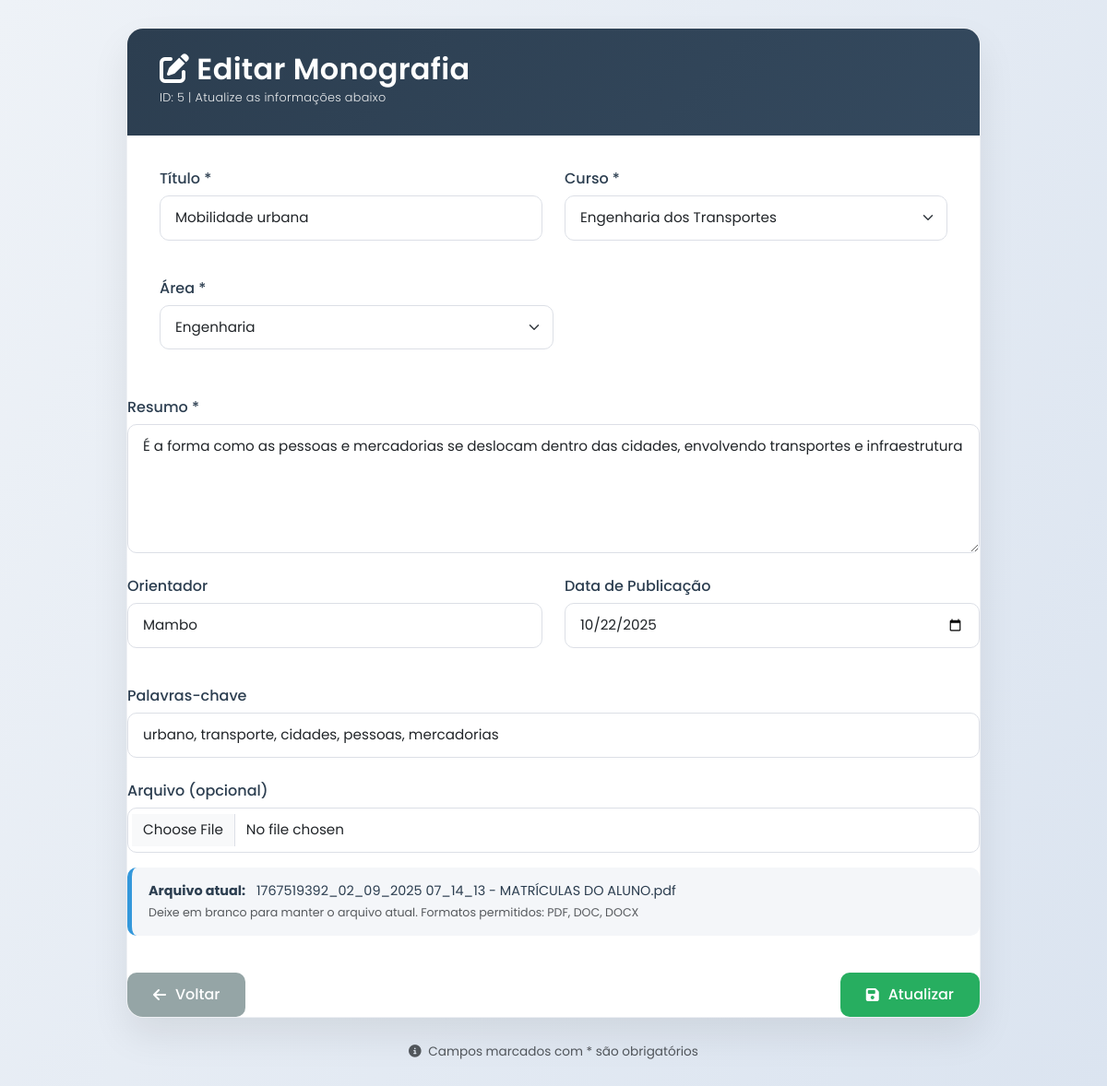
The page /admin/editar_monografia.php?id=5 (signed in) on the database its author committed.
### tables this page shows
CREATE TABLE `monografias` (
  `id` int NOT NULL AUTO_INCREMENT,
  `titulo` varchar(255) NOT NULL,
  `resumo` text NOT NULL,
  `autor_id` int NOT NULL,
  `orientador` varchar(100) DEFAULT NULL,
  `curso` varchar(100) DEFAULT NULL,
  `palavras_chave` varchar(255) DEFAULT NULL,
  `arquivo` varchar(255) NOT NULL,
  `data_publicacao` date DEFAULT NULL,
  `status` enum('pendente','aprovado','rejeitado') DEFAULT 'pendente',
  `data_submissao` timestamp NULL DEFAULT CURRENT_TIMESTAMP,
  `area` varchar(150) DEFAULT NULL,
  `tipo_documento` varchar(50) DEFAULT NULL,
  PRIMARY KEY (`id`),
  KEY `autor_id` (`autor_id`),
  KEY `idx_monografias_autor` (`autor_id`),
  KEY `idx_monografias_titulo` (`titulo`),
  KEY `idx_monografias_palavras_chave` (`palavras_chave`),
  FULLTEXT KEY `ft_titulo_palavras` (`titulo`,`palavras_chave`),
  FULLTEXT KEY `titulo` (`titulo`,`resumo`,`palavras_chave`),
  CONSTRAINT `fk_monografias_autor` FOREIGN KEY (`autor_id`) REFERENCES `usuarios` (`id`) ON DELETE CASCADE ON UPDATE CASCADE
);

### admin/editar_monografia.php (the view, shortened to what this page needs)
<?php
require_once '../includes/config.php';
$id = (int) $_GET['id'];
try {
    $stmt = $db->prepare("SELECT * FROM monografias WHERE id = ?");
    $stmt->execute([$id]);
    $monografia = $stmt->fetch(PDO::FETCH_ASSOC);
} catch (Exception $e) {
    header("Location: ../admin/monografias.php?error=erro_bd");
    exit();
}
?>
<!DOCTYPE html>
<html lang="pt">
<head>
    <link rel="stylesheet" href="../assets/bootstrap/css/bootstrap.min.css">
    <link rel="stylesheet" href="../assets/fontawesome/css/all.min.css">
</head>
<body>
<div class="container">
    <div class="row justify-content-center">
        <div class="col-lg-10">
            <div class="form-container">
                <div class="form-header">
                    <h2>
                        <i class="fas fa-edit me-2"></i>Editar Monografia
                        <small class="d-block mt-1" style="font-size: 0.8rem; opacity: 0.9;">
                            ID: <?= $id ?> | Atualize as informações abaixo
                        </small>
                    </h2>
                </div>
                <div class="form-body">
                    <form method="POST" enctype="multipart/form-data">
                        <div class="row mb-4">
                            <div class="col-md-6 mb-3">
                                <label class="form-label">Título *</label>
                                <input type="text" class="form-control" name="titulo"
                                       value="<?= htmlspecialchars($monografia['titulo']) ?>" required>
                            </div>
                            <div class="col-md-6 mb-3">
                                <label class="form-label">Curso *</label>
                                <select class="form-select" name="curso" required>
                                    <?php
                                    $cursos = [
                                        "Engenharia Mecatronica",
                                        "Engenharia dos Transportes",
                                        "Engenharia Informatica",
                                        "Informatica de Gestao",
                                        "Gestao e Logistica",
                                        "Gestao Aeronautica"
                                    ];
                                    foreach ($cursos as $c):
                                    ?>
                                        <option value="<?= $c ?>" <?= $monografia['curso'] === $c ? 'selected' : '' ?>>
                                            <?= $c ?>
                                        </option>
                                    <?php endforeach; ?>
                                </select>
                            </div>
                        </div>
                        <div class="col-md-6 mb-3">
                                <label class="form-label">Área *</label>
                                <select class="form-select" name="area" required>
                                    <?php
                                    $areas = [
                                        "Engenharia",
                                        "Gestao",
                                    ];
                                    foreach ($areas as $a):
                                    ?>
                                        <option value="<?= $a ?>" <?= $monografia['area'] === $a ? 'selected' : '' ?>>
                                            <?= $a ?>
                                        </option>
                                    <?php endforeach; ?>
                                </select>
                            </div>
                        </div>
                        <div class="mb-4">
                            <label class="form-label">Resumo *</label>
                            <textarea class="form-control" name="resumo" rows="5" required><?= htmlspecialchars($monografia['resumo']) ?></textarea>
                        </div>
                        <div class="row mb-4">
                            <div class="col-md-6 mb-3">
                                <label class="form-label">Orientador</label>
                                <input type="text" class="form-control" name="orientador"
                                       value="<?= htmlspecialchars($monografia['orientador']) ?>">
                            </div>
                            <div class="col-md-6 mb-3">
                                <label class="form-label">Data de Publicação</label>
                                <input type="date" class="form-control" name="data_publicacao"
                                       value="<?= $monografia['data_publicacao'] ?>">
                            </div>
                        </div>
                        <div class="mb-4">
                            <label class="form-label">Palavras-chave</label>
                            <input type="text" class="form-control" name="palavras_chave"
                                   value="<?= htmlspecialchars($monografia['palavras_chave']) ?>"
                                   placeholder="Separe por vírgulas">
                        </div>
                        <div class="mb-4">
                            <label class="form-label">Arquivo (opcional)</label>
                            <input type="file" class="form-control" name="arquivo"
                                   accept=".pdf,.doc,.docx">
                            <div class="file-info mt-3">
                                <strong>Arquivo atual:</strong>
                                <span class="ms-2"><?= htmlspecialchars($monografia['arquivo']) ?></span>
                                <div class="form-text">
                                    Deixe em branco para manter o arquivo atual. Formatos permitidos: PDF, DOC, DOCX
                                </div>
                            </div>
                        </div>
                        <div class="d-flex justify-content-between pt-3">
                            <a href="../admin/monografias.php" class="btn btn-custom btn-back">
                                <i class="fas fa-arrow-left me-1"></i> Voltar
                            </a>
                            <button type="submit" class="btn btn-custom btn-submit">
                                <i class="fas fa-save me-1"></i> Atualizar
                            </button>
                        </div>
                </div>
            </div>
            <div class="text-center mt-4 text-muted">
                <small>
                    <i class="fas fa-info-circle me-1"></i>
                    Campos marcados com * são obrigatórios
                </small>
            </div>
        </div>
    </div>
</body>
</html>

### admin/editar_monografia.php (style rules this page uses)
:root { --primary: #2c3e50; --secondary: #34495e; --accent: #3498db; --success: #27ae60; --danger: #e74c3c; --light-bg: #f4f6f9; --border: #dcdfe6; --text-dark: #2c3e50; --text-muted: #6c757d; }
body { font-family: 'Poppins', sans-serif; background: linear-gradient(120deg, #eef2f7, #dbe4f0); min-height: 100vh; padding: 30px 0; color: var(--text-dark); }
.form-container { background: #ffffff; border-radius: 18px; box-shadow: 0 20px 40px rgba(0, 0, 0, 0.08); overflow: hidden; border: 1px solid #eef0f4; }
.form-header { background: linear-gradient(135deg, var(--primary), var(--secondary)); color: #fff; padding: 25px 35px; }
.form-header h2 { font-weight: 600; letter-spacing: 0.3px; }
.form-header small { font-weight: 300; }
.form-body { padding: 35px; }
.form-label { font-weight: 500; color: var(--primary); margin-bottom: 6px; }
.form-control, .form-select { border-radius: 10px; border: 1.8px solid var(--border); padding: 12px 16px; font-size: 0.95rem; transition: all 0.25s ease; background-color: #fff; }
.form-control::placeholder { color: #adb5bd; }
textarea.form-control { min-height: 140px; resize: vertical; }
.file-info { background: var(--light-bg); border-radius: 10px; padding: 15px 18px; border-left: 5px solid var(--accent); font-size: 0.9rem; }
.btn-custom { padding: 12px 28px; border-radius: 10px; font-weight: 500; transition: all 0.3s ease; display: inline-flex; align-items: center; gap: 6px; }
.btn-back { background: #95a5a6; border: none; color: #fff; }
.btn-submit { background: var(--success); border: none; color: #fff; }
.text-muted small { font-size: 0.85rem; }

### rows shown on the page
monografias: titulo "Mobilidade urbana", curso "Engenharia dos Transportes", area "Engenharia", resumo "É a forma como as pessoas e mercadorias se deslocam dentro das cidades, envolvendo transportes e infraestrutura", orientador "Mambo", data_publicacao "10/22/2025", palavras_chave "urbano, transporte, cidades, pessoas, mercadorias", arquivo "1767519392_02_09_2025 07_14_13 - MATRÍCULAS DO ALUNO.pdf"

### other values the page prints
$id "5"
